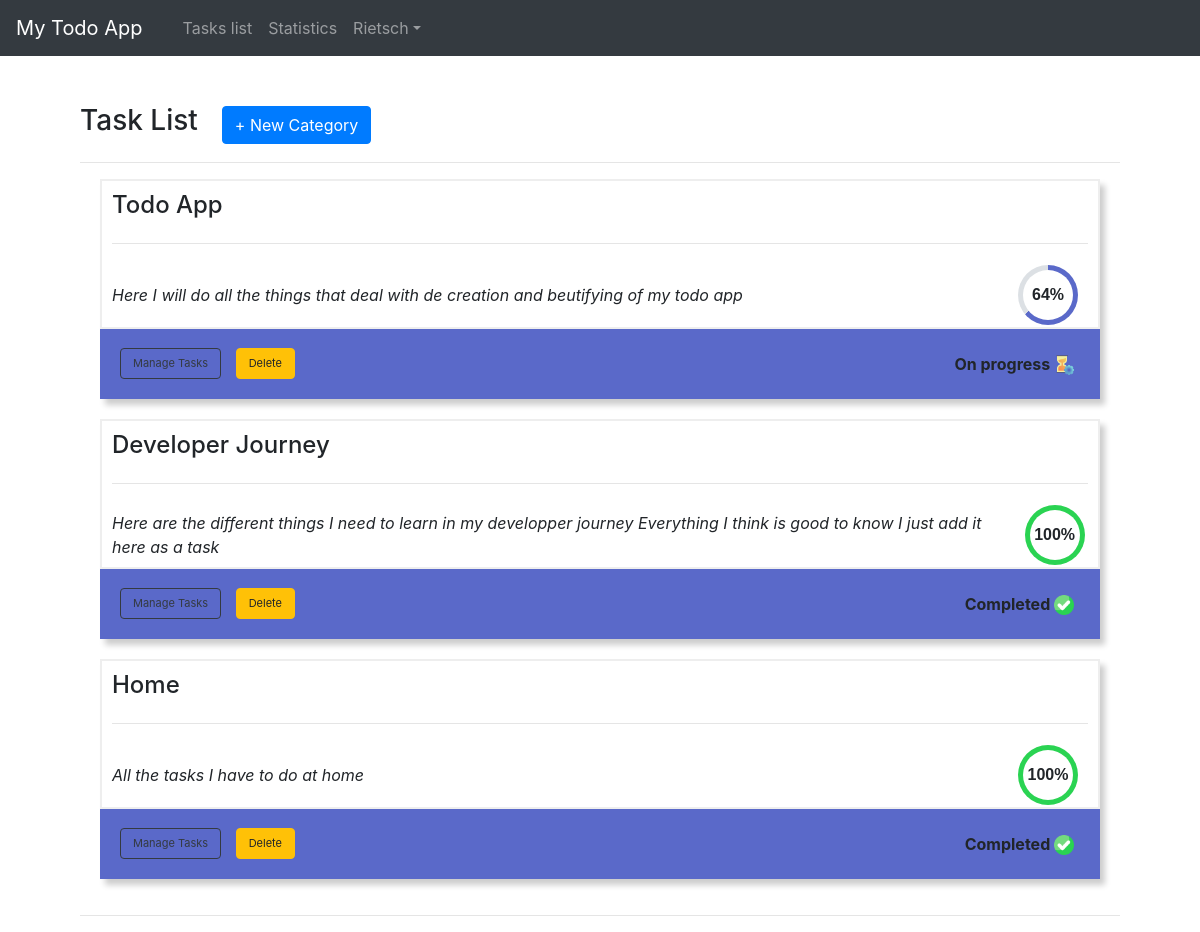
The page /task_categories/all/ (signed in) on the database its author committed.
### users/models.py (models this page shows)
class CustomUser(AbstractUser):
    def get_absolute_url(self):
        return reverse('login')

### categories/models.py (models this page shows, shortened)
class Category(models.Model):
    STATUS_CHOICES = (
        ('2', 'On progress'),
        ('3', 'Completed'),
        ('1', 'Empty'),
    )
    author = models.ForeignKey(get_user_model(), on_delete=models.CASCADE, related_name='category_list')
    user_title = models.CharField(max_length=200, unique=True)
    title = models.CharField(max_length=200)
    description = models.TextField(blank=True, null=True)
    status = models.CharField(max_length=4, choices=STATUS_CHOICES, default=STATUS_CHOICES[2][0])
    progress = models.IntegerField(default=0)
    created_on = models.DateField(default=timezone.now)
    slug = models.SlugField()
    def is_new(self):
        return datetime_safe.date.today() == self.created_on
    def set_status(self):
        if len(self.task_list.all()) == 0:
            self.status = '1' # empty
        elif self.progress == 100:
            self.status = '3' # completed
        else:
            self.status = '2' # on progress
        self.save()
    def get_status(self):
        self.set_progress()
        self.set_status()
        return self.get_status_display()
    def set_progress(self):
        completed_tasks = self.task_list.filter(completed=True)
        total_tasks = self.task_list.all()
        if len(total_tasks) == 0:
            self.status =  '1'
            self. progress = 0
        else:
            done_percentage = (len(completed_tasks) / len(total_tasks)) * 100
            self.progress = math.ceil(done_percentage)
        self.save()
    def get_progress(self):
        self.set_status()
        self.set_progress()
        if not self.status == '1':
            return str(self.progress)
        else:
            return "0"

### tasks/models.py (models this page shows, shortened)
class Task(models.Model):
    author = models.ForeignKey(get_user_model(), on_delete=models.CASCADE)
    category = models.ForeignKey('categories.Category', on_delete=models.CASCADE, related_name='task_list')
    title = models.CharField(max_length=200)
    description = models.TextField(blank=True, null=True)
    created_on = models.DateTimeField(auto_now_add=True)
    dead_line = models.DateTimeField(blank=False, null=False, default=timezone.now)
    completed = models.BooleanField(default=False,)
    class Meta:
        ordering = ('dead_line',)

### categories/views.py (the view)
# urls.py: path('all/', CategoryListView.as_view(), name='cat_list'),
class CategoryListView(LoginRequiredMixin, ListView,):
    model = Category
    template_name = 'categories/category_list.html'
    login_url = 'login'
    def get_context_data(self):
        cat_list = Category.objects.filter(author=self.request.user).order_by('progress')
        context = {
            "cat_list":cat_list
        }
        return context

### categories/templates/categories/category_list.html (shortened to what this page needs)
{% extends 'pages/base.html' %}
{% load static %}
{% block content %}
    <span class="d-inline-flex align-items-center mt-5">
        <h3>Task List</h3> <a href="{% url 'create_cat' %}" class="btn btn-primary ml-4">+ New Category</a>
    </span>
    <hr>
    <div class="d-flex justify-content-start align-items-center flex-wrap w-100 ml-auto mr-auto">
        {% for cat in cat_list %}
            <div class="category-card">
                <div class="c-body">
                    <div class="c-title">
                        <h4>{{ cat.title }}</h4>
                    </div>
                    <hr>
                    <div class="desc">
                        <div class="description mr-4">{{ cat.description }}</div>
                        <div class="progress-container">
                            <div class="circular-progress">
                                <div class="progress-value">
                                </div>
                            </div>
                        </div>
                    </div>
                </div>
                <div class="c-footer">
                    <div class="options">
                        <a href="{% url 'cat_detail' cat.slug %}" class="btn btn-outline-dark b-link">Manage Tasks</a>
                        <a href="{% url 'cat_delete' cat.slug %}" class="btn btn-warning b-link">Delete</a>
                    </div>
                    <span class="mr-3 font-weight-bold">
                        {{ cat.get_status }}
                        {% if cat.get_status == 'Completed' %}
                            <img src="{% static 'img/check.png' %}" alt="">
                        {% elif cat.get_status == 'Empty' %}
                            <img src="{% static 'img/no-task.png' %}" alt="">
                        {% elif cat.get_status == 'On progress' %}
                            <img src="{% static 'img/work-in-progress.png' %}" alt="">
                        {% endif %}
                    </span>
                </div>
            </div>
        {% endfor %}
      </div>
    <hr>
{% endblock content %}

### pages/templates/pages/base.html (shortened to what this page needs)
{% load static %}
<!DOCTYPE html>
<html lang="en">
<head>
    <link rel="stylesheet" href="{% static 'css/bootstrap.css' %}">
</head>
<body>
    {% block navigation %}
        <nav class="navbar navbar-expand-md navbar-dark bg-dark" style="position:sticky; z-index:1111;">
            <a href="{% url 'home' %}" class="navbar-brand">My Todo App</a>
            <div class="collapse navbar-collapse" id="itemCollapse">
                {% if user.is_authenticated %}
                    <ul class="navbar-nav ml-3">
                        <li class="nav-item" id="Tlist"><a href="{% url 'cat_list' %}" class="nav-link">Tasks list</a></li>
                        <li class="nav-item "><a href="{% url 'stats_detail' %}" class="nav-link">Statistics</a></li>
                    </ul>
                    <ul class="navbar-nav">
                        <li class="nav-item mr-5 dropdown float-right" id="userMenu">
                            <a href="#" class="nav-link dropdown-toggle" data-toggle="dropdown" aria-haspopup="true">{{ user.username }}</a>
                        </li>
                    </ul>
                {% else %}
                    <form class="form-inline ml-auto">
                        <a href="{% url 'login' %}" class="btn btn-primary">Login</a>
                        <a href="{% url 'signup' %}" class="btn btn-outline-success ml-3">SignUp</a>
                    </form>
                {% endif %}
            </div>
        </nav>
    {% endblock navigation%}
    <div class="container">
        {% block content %}
        {% endblock content %}
    </div>
</body>
</html>

### categories/templates/categories/category_list.html (style rules this page uses)
.category-card { padding: 0; width: 1000px; margin-bottom: 20px; box-shadow: 5px 6px 6px rgba(0, 0, 0, 0.2); margin: auto; margin-bottom: 20px; }
.c-title { display: flex; justify-content: space-between; align-items: center; width: 100%; }
.c-body { padding: 10px; border: 2px solid rgb(238, 238, 238); height: 150px; }
.c-body .description { font-style: italic; }
.c-footer { display: flex; justify-content: space-between; align-items: center; padding: 10px; background-color: rgb(90, 105, 201); height: 70px; }
.desc { display: flex; justify-content: space-between; align-items: center; }
.progress-container { height: 70px; width: 70px; display: flex; align-items: center; justify-content: space-between; }
.circular-progress { position: relative; border-radius: 50%; height: 60px; width: 60px; display: flex; justify-content: center; align-items: center; transition: 0.3s ease; }
.circular-progress::before { content: ""; position: absolute; border-radius: 50%; height: 50px; width: 50px; background-color: white; display: flex; align-items: center; justify-content: center; }
.b-link { font-size: 11px; margin-left: 10px; }
.c-footer >span>img { height: 20px; width: 20px; }
.progress-value { position: relative; font-size: 16px; font-weight: bold; font-family: "Poppins", sans-serif; }

### pages/templates/pages/base.html (style rules this page uses)
.nav-link { display: block; padding: 0.5rem 1rem; }
.nav-item { list-style: none; }

### rows shown on the page
CustomUser: username "Rietsch"
Category: title "Todo App", description "Here I will do all the things that deal with de creation and beutifying of my todo app", get_status "On progress"
Category: title "Developer Journey", description "Here are the different things I need to learn in my developper journey Everything I think is good to know I just add it here as a task", get_status "Completed"
Category: title "Home", description "All the tasks I have to do at home", get_status "Completed"
